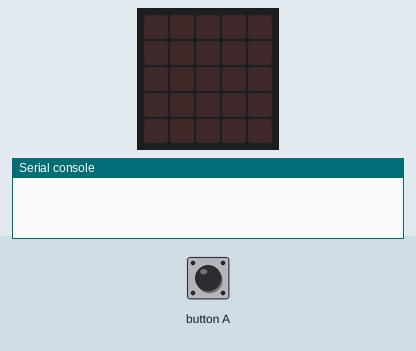
Simulated run of this program. Board: BBC micro:bit running MicroPython. Parts: the board's 5×5 LED display, the last lines printed to the serial console. The test bench sets the inputs (shaded band). Dim RGB values are drawn brighter than linear; no radio messages arrive unless stated (any console line starting 'radio sent:' is added by the test bench); the 48×5 strip is a reading aid, not a part: it shows the text the display is scrolling, unrolled, one strip-width of it at a time.

Above: at 1.2 s.
1.3 s: button A pressed for 0.15 s
At 3.5 s:
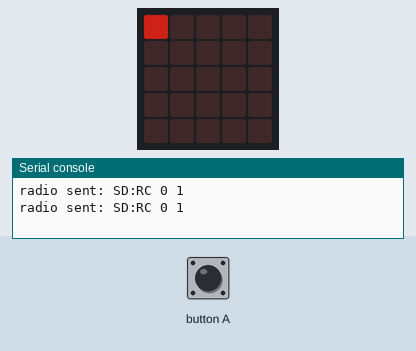
At 4.7 s:
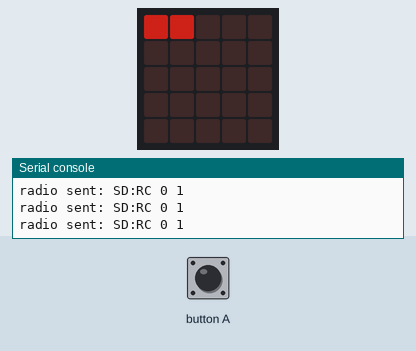
Timing chart, 0 to 6.2 s (numbered marks = the images above; inputs shaded):
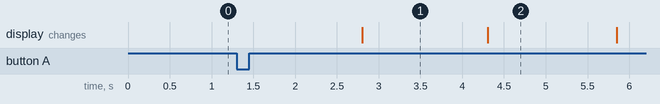

The program:

Part_1_sender.py
```python
# Add your Python code here. E.g.
from microbit import *
import radio

# This fucntion displays the ending portion of the task
def end(LED, frame_lost, outcome):
    set_LED(LED)
    sleep(2000)
    if outcome:
        display.show(Image.YES)
    else:
        display.show(Image.NO)
    sleep(1000)
    display.scroll(frame_lost)

# This function clears the next two LEDs of the microbit
def clear_next(col, row, x):
    if col == 4:
        row += 1
    col += 1
    display.set_pixel(col % 5, row % 5, 0)
    if x != 0:
        clear_next(col % 5, row % 5, x - 1)

# this fuction sets LEDs depending on frames received and frames lost
def set_LED(LED):
    col = 0
    row = 0
    for i in range(len(LED)):
        display.set_pixel(col, row, LED[i])
        clear_next(col, row, 1)

        if col == 4:
          row = (row + 1) % 5

        col = (col + 1) % 5

# This function gets the acknowledgment from the receiver
def get_ACK(address, prev_seq_no, start_time):
    TIMEOUT = 1500

    while True:
        ACK = radio.receive()

        if ACK and ACK.startswith(address):
            index = ACK.find("ACK") + 4
            new_seq_no = int(ACK[index:])

            if new_seq_no != prev_seq_no:
                return new_seq_no

        if running_time() - start_time >= TIMEOUT:
            return None

# This function sends frame
def send_frame(address, seq_no, data):
    frame = address + " " + str(seq_no) + " " + data
    radio.send(frame)

#This is the main function of the program
def start():
    SENDER_ADDRESS = "SD"
    RECEIVER_ADDRESS = "RC"
    ADDRESS = SENDER_ADDRESS + ":" + RECEIVER_ADDRESS

    THRESHOLD = 0.9
    frame_loss_rate = 0

    frame_sent = 0
    frame_lost = 0
    frame_received = 0

    current_seq_no = 0
    prev_seq_no = None


    DATA = ["1", "2", "3", "4", "5", "6", "7", "8", "9", "10", "11", "12", "13", "14", "15", "16", "17", "18", "19", "20"]
    length = len(DATA)
    LED = []

    #Base Case
    frame_sent += 1
    prev_seq_no = current_seq_no
    start_time = running_time()
    send_frame(ADDRESS, current_seq_no, DATA[frame_received])


    while True:

        current_seq_no = get_ACK(ADDRESS, current_seq_no, start_time)

        if (frame_received == length):
            end(LED, frame_lost, True)
            return

        frame_loss_rate = frame_lost / frame_sent
        if frame_loss_rate >= THRESHOLD:
            end(LED, frame_lost, False)
            return

        if current_seq_no is not None:
            frame_received += 1
            LED.append(9)
            prev_seq_no = current_seq_no
            if frame_received < length:
                frame_sent += 1
                start_time = running_time()
                send_frame(ADDRESS, current_seq_no, DATA[frame_received])
        else:
            LED.append(4)
            frame_lost += 1
            frame_sent += 1
            start_time = running_time()
            send_frame(ADDRESS, prev_seq_no, DATA[frame_received])

        set_LED(LED)

'''
*    Title: Python Main Function implementation
*    Author: Bryan Weber
*    Date: n.d
*    Code version:
*    Availability: https://realpython.com/python-main-function/
*
'''

if __name__ == "__main__":
    while True:
        if button_a.was_pressed():
            radio.on()
            radio.config(group=5)
            start()
```

Measured:
- after the input at 1.3 s, the display: changes after 1.5 s (image 1)
- what the display in image 1 shows lasts 1.5 s, from 2.8 s to 4.3 s
